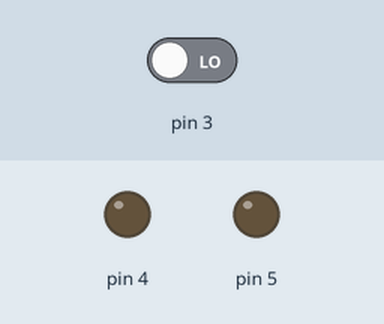
A sketch run on a simulated Arduino Uno, built with avr-gcc and run on an emulated ATmega328P. Shown: output pins drawn as LEDs (lit = HIGH). Dashed ring = blinking. Inputs (shaded band) come from the test bench; at power-on: pin 3 LOW. What the sketch prints to the serial monitor is not drawn.

Above: at 1.2 s.
1.3 s: pin 3 driven HIGH
At 1.7 s:
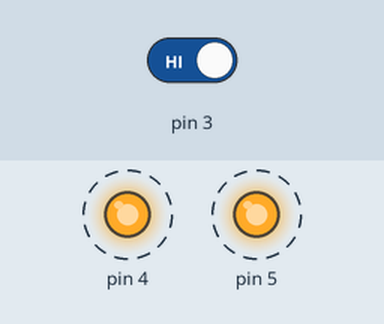
4.3 s: pin 3 driven LOW
At 5.0 s:
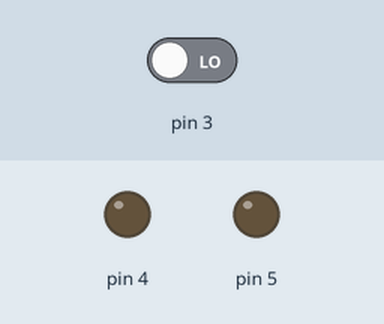
Timing chart, 0 to 7.3 s (numbered marks = the images above; inputs shaded):
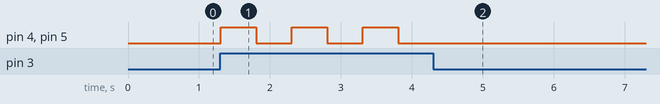

The sketch:

Project_20_Touch_Alarm.ino
```cpp
//**********************************************************************************
/*
 * 名称   : Touch_Alarm
 * 功能   : 电容触摸传感器控制LED和蜂鸣器
 * 作者   : http://www.keyes-robot.com/
*/
int item = 0;

void setup() {
  Serial.begin(9600); //设置串口波特率为9600
  pinMode(3, INPUT);  //电容触摸传感器连接D3上，并设置为输入模式
  pinMode(4, OUTPUT); //将有源蜂鸣器连接到D4上，并设置为输出模式
  pinMode(5, OUTPUT);  //将LED连接到D5上，并设置为输出模式
}

void loop() {
  item = digitalRead(3); //读取电容触摸传感器输出的数字信号
  Serial.println(item);  //串口打印电容触摸传感器输出的数字信号
  if (item == 1) {  //电容触摸传感器模块上的感应区感应到触摸
    digitalWrite(4, HIGH); //打开蜂鸣器
    digitalWrite(5, HIGH);  //打开LED
    delay(500);  //延迟 500ms
    digitalWrite(4, LOW);  //关闭蜂鸣器
    digitalWrite(5, LOW);  //关闭LED
    delay(500);  //延迟 500ms
  } else {  //感应区没有感应到触摸
    digitalWrite(4, LOW); //关闭蜂鸣器
    digitalWrite(5, LOW);  //关闭LED
  }
}
//**********************************************************************************
```

Measured:
- after the input at 1.3 s, pin 4, pin 5: alternates HIGH for 0.50 s and LOW for 0.50 s, starting at once
- after the input at 4.3 s, pin 4, pin 5: stops changing and stays LOW
